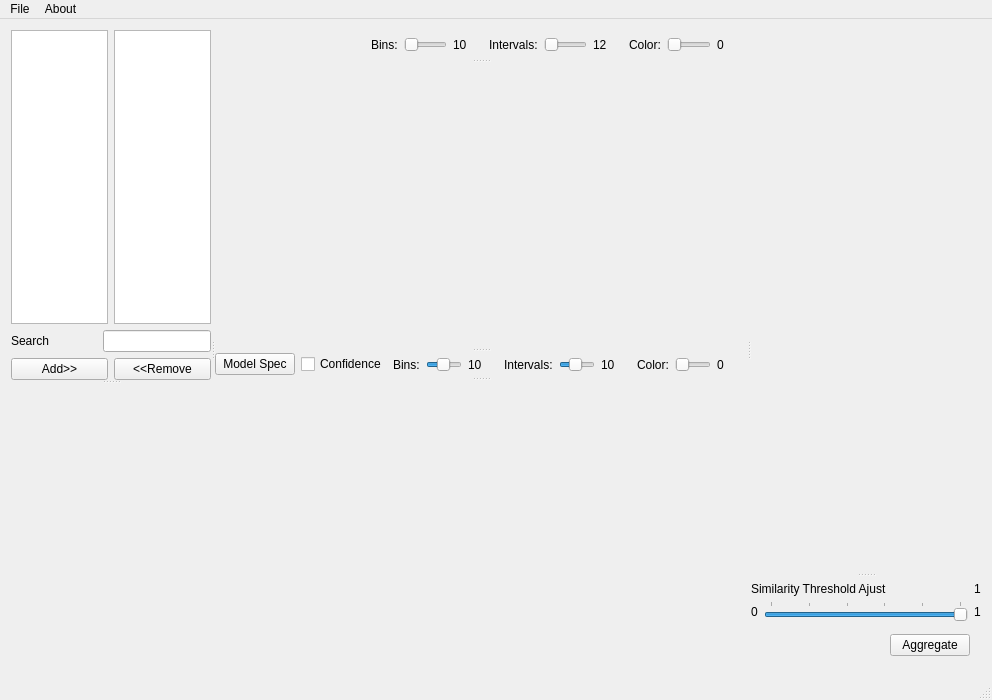
<?xml version="1.0" encoding="UTF-8"?>
<ui version="4.0">
 <class>MainWindow</class>
 <widget class="QMainWindow" name="MainWindow">
  <property name="geometry">
   <rect>
    <x>0</x>
    <y>0</y>
    <width>992</width>
    <height>700</height>
   </rect>
  </property>
  <property name="windowTitle">
   <string>MainWindow</string>
  </property>
  <widget class="QWidget" name="centralWidget">
   <layout class="QHBoxLayout" name="horizontalLayout">
    <item>
     <widget class="QSplitter" name="splitter">
      <property name="orientation">
       <enum>Qt::Horizontal</enum>
      </property>
      <widget class="QWidget" name="leftWidget" native="true">
       <property name="maximumSize">
        <size>
         <width>200</width>
         <height>16777215</height>
        </size>
       </property>
       <property name="baseSize">
        <size>
         <width>0</width>
         <height>0</height>
        </size>
       </property>
       <layout class="QVBoxLayout" name="verticalLayout_2">
        <property name="margin">
         <number>0</number>
        </property>
        <item>
         <widget class="QSplitter" name="splitter_2">
          <property name="orientation">
           <enum>Qt::Vertical</enum>
          </property>
          <widget class="QWidget" name="widget" native="true">
           <property name="minimumSize">
            <size>
             <width>0</width>
             <height>150</height>
            </size>
           </property>
           <property name="maximumSize">
            <size>
             <width>16777215</width>
             <height>16777215</height>
            </size>
           </property>
           <layout class="QVBoxLayout" name="verticalLayout">
            <property name="margin">
             <number>0</number>
            </property>
            <item>
             <widget class="QWidget" name="widget_5" native="true">
              <layout class="QHBoxLayout" name="horizontalLayout_4">
               <property name="margin">
                <number>0</number>
               </property>
               <item>
                <widget class="QListView" name="listView">
                 <property name="maximumSize">
                  <size>
                   <width>16777215</width>
                   <height>16777215</height>
                  </size>
                 </property>
                </widget>
               </item>
               <item>
                <widget class="QListView" name="listView_selected"/>
               </item>
              </layout>
             </widget>
            </item>
            <item>
             <widget class="QWidget" name="widget_2" native="true">
              <property name="maximumSize">
               <size>
                <width>16777215</width>
                <height>40</height>
               </size>
              </property>
              <layout class="QHBoxLayout" name="horizontalLayout_2">
               <property name="margin">
                <number>0</number>
               </property>
               <item>
                <widget class="QLabel" name="label">
                 <property name="text">
                  <string>Search</string>
                 </property>
                </widget>
               </item>
               <item>
                <spacer name="horizontalSpacer">
                 <property name="orientation">
                  <enum>Qt::Horizontal</enum>
                 </property>
                 <property name="sizeHint" stdset="0">
                  <size>
                   <width>40</width>
                   <height>20</height>
                  </size>
                 </property>
                </spacer>
               </item>
               <item>
                <widget class="QLineEdit" name="lineEdit"/>
               </item>
              </layout>
             </widget>
            </item>
            <item>
             <widget class="QWidget" name="widget_6" native="true">
              <layout class="QHBoxLayout" name="horizontalLayout_5">
               <property name="margin">
                <number>0</number>
               </property>
               <item>
                <widget class="QPushButton" name="btn_Add">
                 <property name="text">
                  <string>Add&gt;&gt;</string>
                 </property>
                </widget>
               </item>
               <item>
                <widget class="QPushButton" name="btn_Remove">
                 <property name="text">
                  <string>&lt;&lt;Remove</string>
                 </property>
                </widget>
               </item>
              </layout>
             </widget>
            </item>
           </layout>
          </widget>
          <widget class="QCustomPlot" name="qcpDataView" native="true">
           <property name="minimumSize">
            <size>
             <width>0</width>
             <height>200</height>
            </size>
           </property>
           <property name="maximumSize">
            <size>
             <width>16777215</width>
             <height>450</height>
            </size>
           </property>
          </widget>
         </widget>
        </item>
       </layout>
      </widget>
      <widget class="QWidget" name="centerWidget" native="true">
       <layout class="QVBoxLayout" name="verticalLayout_3">
        <property name="margin">
         <number>0</number>
        </property>
        <item>
         <widget class="QSplitter" name="splitter_3">
          <property name="orientation">
           <enum>Qt::Vertical</enum>
          </property>
          <widget class="QWidget" name="widget_3" native="true">
           <property name="maximumSize">
            <size>
             <width>16777215</width>
             <height>30</height>
            </size>
           </property>
           <layout class="QHBoxLayout" name="horizontalLayout_3">
            <property name="margin">
             <number>0</number>
            </property>
            <item>
             <widget class="QLabel" name="label_11">
              <property name="minimumSize">
               <size>
                <width>150</width>
                <height>0</height>
               </size>
              </property>
              <property name="text">
               <string/>
              </property>
             </widget>
            </item>
            <item>
             <spacer name="horizontalSpacer_6">
              <property name="orientation">
               <enum>Qt::Horizontal</enum>
              </property>
              <property name="sizeHint" stdset="0">
               <size>
                <width>40</width>
                <height>20</height>
               </size>
              </property>
             </spacer>
            </item>
            <item>
             <widget class="QLabel" name="label_2">
              <property name="text">
               <string>Bins:</string>
              </property>
             </widget>
            </item>
            <item>
             <widget class="QSlider" name="binSlider">
              <property name="minimum">
               <number>10</number>
              </property>
              <property name="maximum">
               <number>30</number>
              </property>
              <property name="orientation">
               <enum>Qt::Horizontal</enum>
              </property>
             </widget>
            </item>
            <item>
             <widget class="QLabel" name="binLbl">
              <property name="minimumSize">
               <size>
                <width>30</width>
                <height>0</height>
               </size>
              </property>
              <property name="layoutDirection">
               <enum>Qt::LeftToRight</enum>
              </property>
              <property name="text">
               <string>10</string>
              </property>
             </widget>
            </item>
            <item>
             <spacer name="horizontalSpacer_2">
              <property name="orientation">
               <enum>Qt::Horizontal</enum>
              </property>
              <property name="sizeHint" stdset="0">
               <size>
                <width>40</width>
                <height>20</height>
               </size>
              </property>
             </spacer>
            </item>
            <item>
             <widget class="QLabel" name="label_3">
              <property name="text">
               <string>Intervals:</string>
              </property>
             </widget>
            </item>
            <item>
             <widget class="QSlider" name="intvlSlider">
              <property name="minimum">
               <number>12</number>
              </property>
              <property name="maximum">
               <number>60</number>
              </property>
              <property name="orientation">
               <enum>Qt::Horizontal</enum>
              </property>
             </widget>
            </item>
            <item>
             <widget class="QLabel" name="intvlLbl">
              <property name="minimumSize">
               <size>
                <width>30</width>
                <height>0</height>
               </size>
              </property>
              <property name="text">
               <string>12</string>
              </property>
             </widget>
            </item>
            <item>
             <spacer name="horizontalSpacer_5">
              <property name="orientation">
               <enum>Qt::Horizontal</enum>
              </property>
              <property name="sizeHint" stdset="0">
               <size>
                <width>40</width>
                <height>20</height>
               </size>
              </property>
             </spacer>
            </item>
            <item>
             <widget class="QLabel" name="label_8">
              <property name="text">
               <string>Color:</string>
              </property>
             </widget>
            </item>
            <item>
             <widget class="QSlider" name="colorSlider">
              <property name="orientation">
               <enum>Qt::Horizontal</enum>
              </property>
             </widget>
            </item>
            <item>
             <widget class="QLabel" name="lblColorRange">
              <property name="minimumSize">
               <size>
                <width>30</width>
                <height>0</height>
               </size>
              </property>
              <property name="text">
               <string>0</string>
              </property>
             </widget>
            </item>
           </layout>
          </widget>
          <widget class="QWidget" name="modelMetric" native="true">
           <property name="minimumSize">
            <size>
             <width>0</width>
             <height>200</height>
            </size>
           </property>
          </widget>
          <widget class="QWidget" name="widget_4" native="true">
           <property name="maximumSize">
            <size>
             <width>16777215</width>
             <height>25</height>
            </size>
           </property>
           <layout class="QHBoxLayout" name="horizontalLayout_6">
            <property name="spacing">
             <number>6</number>
            </property>
            <property name="margin">
             <number>0</number>
            </property>
            <item>
             <widget class="QPushButton" name="btnAddModel">
              <property name="text">
               <string>Model Spec</string>
              </property>
             </widget>
            </item>
            <item>
             <widget class="QCheckBox" name="cBoxConf">
              <property name="text">
               <string>Confidence</string>
              </property>
             </widget>
            </item>
            <item>
             <spacer name="horizontalSpacer_3">
              <property name="orientation">
               <enum>Qt::Horizontal</enum>
              </property>
              <property name="sizeHint" stdset="0">
               <size>
                <width>40</width>
                <height>20</height>
               </size>
              </property>
             </spacer>
            </item>
            <item>
             <widget class="QLabel" name="label_4">
              <property name="text">
               <string>Bins:</string>
              </property>
             </widget>
            </item>
            <item>
             <widget class="QSlider" name="binModSlidr">
              <property name="minimum">
               <number>1</number>
              </property>
              <property name="maximum">
               <number>20</number>
              </property>
              <property name="value">
               <number>10</number>
              </property>
              <property name="orientation">
               <enum>Qt::Horizontal</enum>
              </property>
             </widget>
            </item>
            <item>
             <widget class="QLabel" name="lblModBins">
              <property name="minimumSize">
               <size>
                <width>30</width>
                <height>0</height>
               </size>
              </property>
              <property name="text">
               <string>10</string>
              </property>
             </widget>
            </item>
            <item>
             <spacer name="horizontalSpacer_4">
              <property name="orientation">
               <enum>Qt::Horizontal</enum>
              </property>
              <property name="sizeHint" stdset="0">
               <size>
                <width>40</width>
                <height>20</height>
               </size>
              </property>
             </spacer>
            </item>
            <item>
             <widget class="QLabel" name="label_6">
              <property name="text">
               <string>Intervals:</string>
              </property>
             </widget>
            </item>
            <item>
             <widget class="QSlider" name="intvlModSlider">
              <property name="minimum">
               <number>1</number>
              </property>
              <property name="maximum">
               <number>10</number>
              </property>
              <property name="value">
               <number>5</number>
              </property>
              <property name="orientation">
               <enum>Qt::Horizontal</enum>
              </property>
             </widget>
            </item>
            <item>
             <widget class="QLabel" name="lblModIntvls">
              <property name="minimumSize">
               <size>
                <width>30</width>
                <height>0</height>
               </size>
              </property>
              <property name="text">
               <string>10</string>
              </property>
             </widget>
            </item>
            <item>
             <widget class="QLabel" name="label_9">
              <property name="text">
               <string>Color:</string>
              </property>
             </widget>
            </item>
            <item>
             <widget class="QSlider" name="colorModSlider">
              <property name="orientation">
               <enum>Qt::Horizontal</enum>
              </property>
             </widget>
            </item>
            <item>
             <widget class="QLabel" name="lblModColorRange">
              <property name="minimumSize">
               <size>
                <width>30</width>
                <height>0</height>
               </size>
              </property>
              <property name="text">
               <string>0</string>
              </property>
             </widget>
            </item>
           </layout>
          </widget>
          <widget class="QWidget" name="modelContainer" native="true">
           <property name="minimumSize">
            <size>
             <width>0</width>
             <height>200</height>
            </size>
           </property>
          </widget>
         </widget>
        </item>
       </layout>
      </widget>
      <widget class="QWidget" name="rightContainer" native="true">
       <layout class="QVBoxLayout" name="verticalLayout_4">
        <property name="margin">
         <number>0</number>
        </property>
        <item>
         <widget class="QSplitter" name="splitter_4">
          <property name="orientation">
           <enum>Qt::Vertical</enum>
          </property>
          <widget class="QWidget" name="rightWidget" native="true"/>
          <widget class="QWidget" name="thresCtrl" native="true">
           <property name="minimumSize">
            <size>
             <width>230</width>
             <height>0</height>
            </size>
           </property>
           <property name="maximumSize">
            <size>
             <width>16777215</width>
             <height>90</height>
            </size>
           </property>
           <layout class="QVBoxLayout" name="verticalLayout_5">
            <property name="spacing">
             <number>0</number>
            </property>
            <property name="margin">
             <number>0</number>
            </property>
            <item>
             <widget class="QWidget" name="widget_8" native="true">
              <property name="minimumSize">
               <size>
                <width>0</width>
                <height>20</height>
               </size>
              </property>
              <layout class="QHBoxLayout" name="horizontalLayout_8">
               <property name="margin">
                <number>0</number>
               </property>
               <item>
                <widget class="QLabel" name="label_5">
                 <property name="text">
                  <string>Similarity Threshold Ajust</string>
                 </property>
                </widget>
               </item>
               <item>
                <spacer name="horizontalSpacer_7">
                 <property name="orientation">
                  <enum>Qt::Horizontal</enum>
                 </property>
                 <property name="sizeHint" stdset="0">
                  <size>
                   <width>40</width>
                   <height>20</height>
                  </size>
                 </property>
                </spacer>
               </item>
               <item>
                <widget class="QLabel" name="label_12">
                 <property name="text">
                  <string>1</string>
                 </property>
                </widget>
               </item>
              </layout>
              <zorder>label_5</zorder>
              <zorder>label_5</zorder>
              <zorder>label_12</zorder>
              <zorder>horizontalSpacer_7</zorder>
             </widget>
            </item>
            <item>
             <widget class="QWidget" name="widget_7" native="true">
              <layout class="QHBoxLayout" name="horizontalLayout_7">
               <property name="margin">
                <number>0</number>
               </property>
               <item>
                <widget class="QLabel" name="label_7">
                 <property name="text">
                  <string>0</string>
                 </property>
                </widget>
               </item>
               <item>
                <widget class="QSlider" name="thresholdSlder">
                 <property name="maximum">
                  <number>20</number>
                 </property>
                 <property name="sliderPosition">
                  <number>20</number>
                 </property>
                 <property name="orientation">
                  <enum>Qt::Horizontal</enum>
                 </property>
                 <property name="invertedAppearance">
                  <bool>false</bool>
                 </property>
                 <property name="invertedControls">
                  <bool>false</bool>
                 </property>
                 <property name="tickPosition">
                  <enum>QSlider::TicksAbove</enum>
                 </property>
                 <property name="tickInterval">
                  <number>4</number>
                 </property>
                </widget>
               </item>
               <item>
                <widget class="QLabel" name="label_10">
                 <property name="text">
                  <string>1</string>
                 </property>
                </widget>
               </item>
              </layout>
             </widget>
            </item>
            <item>
             <widget class="QWidget" name="widget_9" native="true">
              <layout class="QHBoxLayout" name="horizontalLayout_9">
               <item>
                <spacer name="horizontalSpacer_8">
                 <property name="orientation">
                  <enum>Qt::Horizontal</enum>
                 </property>
                 <property name="sizeHint" stdset="0">
                  <size>
                   <width>128</width>
                   <height>20</height>
                  </size>
                 </property>
                </spacer>
               </item>
               <item>
                <widget class="QPushButton" name="pushButton">
                 <property name="text">
                  <string>Aggregate</string>
                 </property>
                </widget>
               </item>
              </layout>
             </widget>
            </item>
           </layout>
          </widget>
         </widget>
        </item>
       </layout>
      </widget>
     </widget>
    </item>
   </layout>
  </widget>
  <widget class="QMenuBar" name="menuBar">
   <property name="geometry">
    <rect>
     <x>0</x>
     <y>0</y>
     <width>992</width>
     <height>21</height>
    </rect>
   </property>
   <widget class="QMenu" name="menuFile">
    <property name="title">
     <string>File</string>
    </property>
    <addaction name="actionOpen"/>
    <addaction name="actionExit"/>
   </widget>
   <widget class="QMenu" name="menuAbout">
    <property name="title">
     <string>About</string>
    </property>
   </widget>
   <addaction name="menuFile"/>
   <addaction name="menuAbout"/>
  </widget>
  <widget class="QStatusBar" name="statusBar"/>
  <action name="actionOpen">
   <property name="text">
    <string>Open</string>
   </property>
  </action>
  <action name="actionExit">
   <property name="text">
    <string>Exit</string>
   </property>
  </action>
 </widget>
 <layoutdefault spacing="6" margin="11"/>
 <customwidgets>
  <customwidget>
   <class>QCustomPlot</class>
   <extends>QWidget</extends>
   <header>qcustomplot.h</header>
   <container>1</container>
  </customwidget>
 </customwidgets>
 <resources/>
 <connections>
  <connection>
   <sender>binSlider</sender>
   <signal>valueChanged(int)</signal>
   <receiver>binLbl</receiver>
   <slot>setNum(int)</slot>
   <hints>
    <hint type="sourcelabel">
     <x>329</x>
     <y>44</y>
    </hint>
    <hint type="destinationlabel">
     <x>228</x>
     <y>44</y>
    </hint>
   </hints>
  </connection>
  <connection>
   <sender>intvlSlider</sender>
   <signal>valueChanged(int)</signal>
   <receiver>intvlLbl</receiver>
   <slot>setNum(int)</slot>
   <hints>
    <hint type="sourcelabel">
     <x>495</x>
     <y>44</y>
    </hint>
    <hint type="destinationlabel">
     <x>596</x>
     <y>44</y>
    </hint>
   </hints>
  </connection>
 </connections>
</ui>
